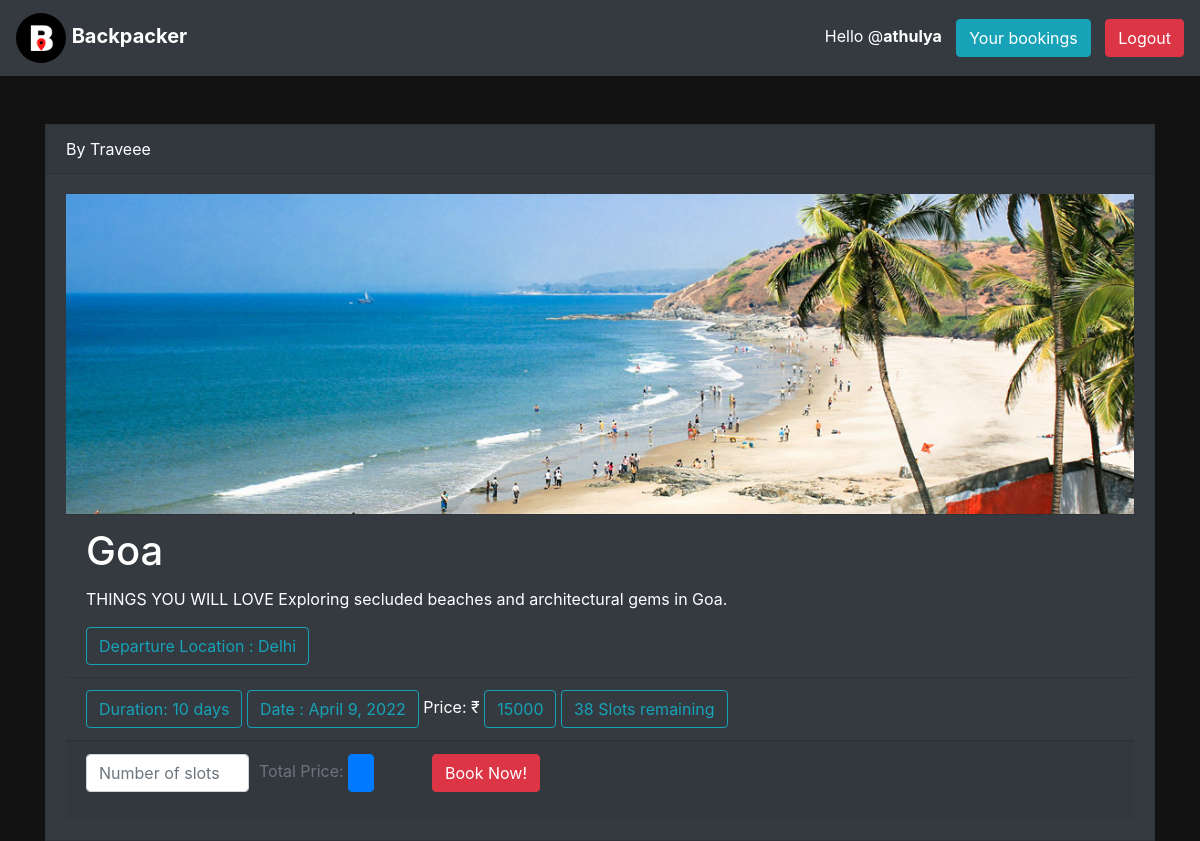
Screenshot of /package-det/9/ (signed in) with the database file from the repository.
### backpacker/models.py (models this page shows, shortened)
class CustomUser(AbstractUser):
    is_agent = models.BooleanField('agent stat', default=False)
    is_customer = models.BooleanField('customer status', default=False)
    phone = models.CharField(max_length=10,default="")
    aadhar_no = models.CharField(max_length=12,default="")
    aadhar_image=models.ImageField(default="B.png")
    REQUIRED_FIELDS = []

class Package(models.Model):
    title = models.CharField(max_length=100)
    agent = models.ForeignKey(Agent, on_delete=models.CASCADE, null=True)
    cost = models.IntegerField()
    duration = models.IntegerField()
    Location = models.CharField(max_length=100)
    ddate = models.DateField(
        validators=[MinValueValidator(datetime.date.today)])
    posteddate = models.DateField(auto_now=True)
    dloc = models.CharField(max_length=300)
    description = models.TextField(null=True, blank=True)
    slots = models.IntegerField(default=2)
    image = models.ImageField(default="B.png")
    users = models.ManyToManyField(
        CustomUser, related_name='participants', blank=True)
    mode = models.CharField(max_length=1, choices=Travel_mode,default="B")
    class Meta:
        ordering = ['-posteddate']

class Agent(models.Model):
    User = models.ForeignKey(
        CustomUser, on_delete=models.CASCADE, primary_key=True)
    name = models.CharField(max_length=100)
    bio = models.CharField(max_length=100)
    def __str__(self):
        return self.name

### backpacker/decorators.py (the view)
    def wrap(request, *args, **kwargs):
        user=request.user
        if user.is_customer:
            return view_func(request, *args, **kwargs)
        else:
            messages.error(request, 'you must be an User')
            return render(request, "backpacker/login.html")

### backpacker/views.py (called while the page is built, shortened)
@login_required(login_url='login')
@customer_only
def package_details(request, pk):
    package = Package.objects.get(id=pk)
    context = {'package': package}
    return render(request, 'backpacker/package_details.html', context)

### backpacker/templates/backpacker/package_details.html (shortened to what this page needs)
{% extends 'main.html' %} {% load static %} {% block content %}
<br />
<br />
<font color="#ffffff">
  <div class="container">
    <div class="card text-white bg-dark rounded-0">
      <div class="card-header"> By {{ package.agent }}</div>
      <div class="card-body">
        <img
          src="{{package.image.url}}"
          class="card-img-top1"
          style=""
          alt="..."
        />
        <ul class="list-group list-group-flush bg-dark">
          <li class="list-group-item bg-dark">
            <h1 class="card-title">{{ package.Location }}</h1>
            <p class="fst-italic">{{ package.description }}</p>
            <button type="button" class="btn btn-outline-info">
              Departure Location : {{ package.dloc }}
            </button>
          </li>
          <li class="list-group-item bg-dark">
            <button type="button" class="btn btn-outline-info">
              Duration: {{ package.duration }} days
            </button>
            <button type="button" class="btn btn-outline-info">
              Date : {{ package.ddate }}
            </button>
            Price: ₹
            <input type="button" value={{ package.cost }} id="price" class="btn btn-outline-info">
            <button type="button" class="btn btn-outline-info">
              {{ package.slots }} Slots remaining
            </button>
          </li>
        </ul>
        <div class="card-footer text-muted">
          <form method="POST">
           <div class="form-row">
          <div class="form-group col-md-2 ">
            <input type="number" min=1 max={{package.slots}} class="form-control" id="slots" placeholder="Number of slots"  name="nos" oninput="multiply(this)">
          </div>
          <div class="form-group col-md-2 ">
          Total Price:
            <input class="btn btn-primary" type="button" id="total" >
          </div>
          <div class="form-group col-md-3 ">
            <button type="submit" class="btn btn-danger">Book Now!</button>
          </div>
      </div>
    </div>
  </div>
</font>
{% endblock content %}

### templates/main.html (shortened to what this page needs)
{% load static %}
<!DOCTYPE html>
<html lang="en">
  <head>
    <link
      rel="stylesheet"
      href="https://maxcdn.bootstrapcdn.com/bootstrap/4.0.0/css/bootstrap.min.css"
    />
  </head>
  <body style="background-color: #121212">
    <nav class="navbar navbar-dark bg-dark">
    <ul class="nav navbar-nav navbar-left">
    <li>
      <a class="navbar-brand fw-bold" href="{% url 'index' %}">
        <img
          src="{% static 'images/b.png' %}"
          width="50"
          height="50"
          class="d-inline-block align-center rounded-circle"
          alt=""
        />
       <b> Backpacker</b>
      </a>
      </li>
      </ul>
      {% if request.user.is_authenticated %}
      <ul class="nav navbar-nav navbar-right">
      <li class="text-white">
      <span>Hello @<b>{{request.user.username}}</b></span>
      {% if  request.user.is_customer is True and  not 'bookinglist' in request.path  %}
      <a href="{% url 'bookinglist' %}" class="link-dark">
          <button type="button" class="btn btn-info"style="margin:10px;">Your bookings</button>
        </a>
        {% endif %}
        <a href="{% url 'logout' %}" class="link-dark">
          <button type="button" class="btn btn-danger">Logout</button>
        </a>
        </li>
      </ul>
      {% endif %}
    </nav>
    {% block content %} {% endblock %}
  </body>
</html>

### templates/main.html (style rules this page uses)
.card-img-top1 { width: 100%; height: 40vh; object-fit: cover; }

### rows the page displays
CustomUser: user.username "athulya"
Package: agent "Traveee", image (picture), Location "Goa", description "THINGS YOU WILL LOVE Exploring secluded beaches and architectural gems in Goa.", dloc "Delhi", duration "10", ddate "April 9, 2022", cost "15000", slots "38"
